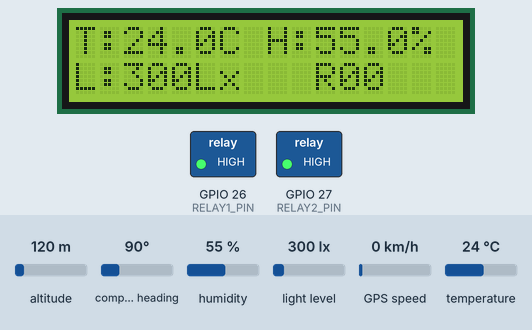
A sketch run on a simulated ESP32. Parts: 16×2 character LCD, switched loads named in the sketch (green lamp = pin HIGH). Inputs (shaded band) come from the test bench; at power-on: humidity 55 %, light level 300 lx, temperature 24 °C, altitude 120 m, compass heading 90°, GPS speed 0 km/h. WiFi joins after 1.5 s; servers stay silent unless stated; random numbers use the default seed unless the sketch sets one; the GPS gets a fix after 3 s at 37.7749, -122.4194 with 8 satellites; no MQTT or app messages arrive unless stated; what the sketch prints to the serial monitor is not drawn.

Above: at 5.0 s.
5.1 s: humidity set to 64 %
At 10.6 s:
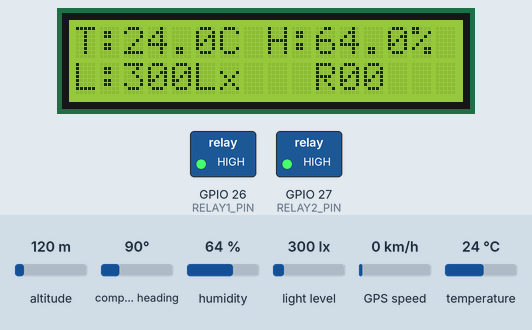
11.1 s: humidity set to 67 %
At 14.0 s:
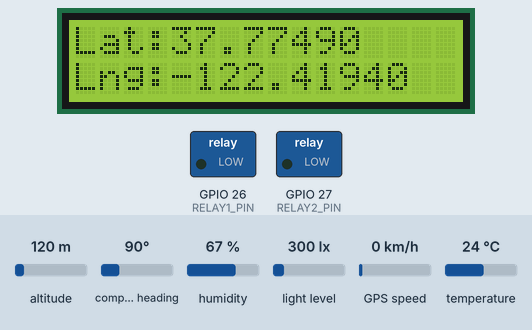
17.1 s: light level set to 40 lx
At 22.8 s:
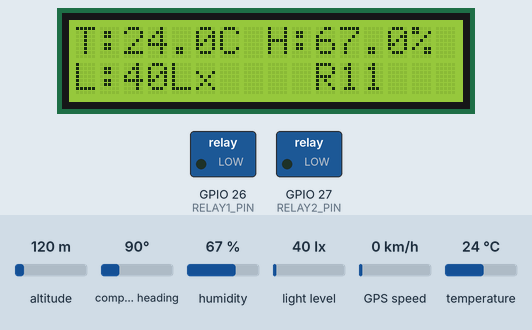
23.1 s: temperature set to 12 °C
At 28.9 s:
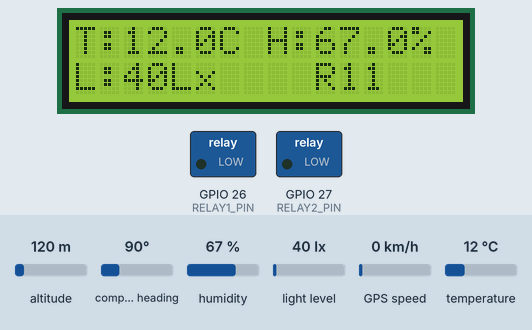
29.1 s: light level set to 500 lx
At 35.1 s:
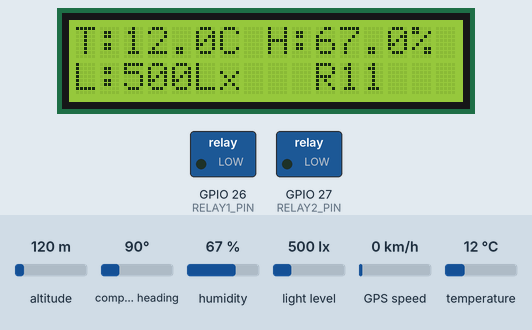
Timing chart, 0 to 36.6 s (numbered marks = the images above; inputs shaded):
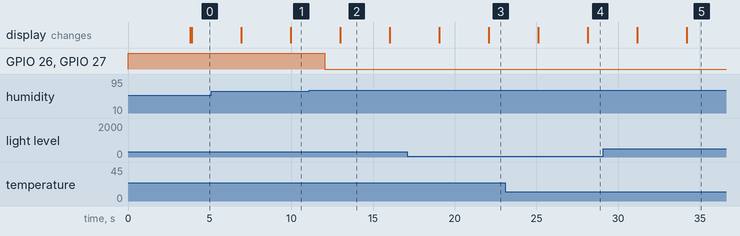

The sketch:

ghPengering.ino
```cpp
#include <WiFi.h>
#include <WiFiClientSecure.h>
#include <PubSubClient.h>
#include <DHT.h>
#include <Wire.h>
#include <BH1750.h>
#include <LiquidCrystal_I2C.h>
#include <TinyGPS++.h>

// ==================== KONFIGURASI WiFi ====================
const char* ssid = "Publik";
const char* password = "";

// ==================== KONFIGURASI HIVEMQ ====================
const char* mqtt_server = "82a3d01bd802462e9a414c755c593ea7.s1.eu.hivemq.cloud";
const int mqtt_port = 8883;
const char* mqtt_username = "esp32_gh";
const char* mqtt_password = "!greenhouse123";

// ==================== TOPIC MQTT ====================
const char* topicRelay1Set = "relay/1/set";
const char* topicRelay1Status = "relay/1/status";
const char* topicRelay2Set = "relay/2/set";
const char* topicRelay2Status = "relay/2/status";
const char* topicRelay1Mode = "relay/1/mode";
const char* topicRelay2Mode = "relay/2/mode";
// ✅ BARU: topic status mode (retained) — app subscribe untuk sync
const char* topicRelay1ModeStatus = "relay/1/mode/status";
const char* topicRelay2ModeStatus = "relay/2/mode/status";
const char* topicSensorData = "sensor/data";
const char* topicThreshold = "sensor/threshold";
const char* topicGPS = "gps/data";

// ==================== PIN RELAY ====================
#define RELAY1_PIN 26
#define RELAY2_PIN 27
#define RELAY_ON LOW
#define RELAY_OFF HIGH

// ==================== PIN SENSOR ====================
#define DHTPIN 4
#define DHTTYPE DHT11

// ==================== PIN LCD (I2C) ====================
#define LCD_SDA 21
#define LCD_SCL 22

// ==================== PIN BH1750 (I2C) ====================
#define BH_SDA 32
#define BH_SCL 33

// ==================== PIN GPS NEO-6M ====================
#define GPS_RX 16
#define GPS_TX 17

// ==================== KONFIGURASI LCD ====================
#define LCD_ADDRESS 0x27
#define LCD_COLUMNS 16
#define LCD_ROWS 2

// ==================== THRESHOLD DEFAULT ====================
float suhuThreshold = 40.0;
float kelembapanThreshold = 65.0;
float cahayaThreshold = 300.0;

// ==================== MODE RELAY ====================
// ✅ Default: OTOMATIS (sesuai permintaan)
bool relay1AutoMode = true;
bool relay2AutoMode = true;

// ==================== INISIALISASI ====================
WiFiClientSecure espClient;
PubSubClient client(espClient);
DHT dht(DHTPIN, DHTTYPE);
BH1750 lightMeter;
LiquidCrystal_I2C lcd(LCD_ADDRESS, LCD_COLUMNS, LCD_ROWS);
TinyGPSPlus gps;

bool relay1State = false;
bool relay2State = false;
bool initialStatusSent = false;

float suhu = 0;
float kelembapan = 0;
float intensitasCahaya = 0;

// GPS Variables
double latitude = 0.0;
double longitude = 0.0;
bool gpsValid = false;
unsigned long lastGPSUpdate = 0;

unsigned long lastSensorRead = 0;
unsigned long lastStatusSend = 0;
unsigned long lastLCDUpdate = 0;
int lcdDisplayState = 0;

// ==================== FORWARD DECLARATIONS ====================
void setupWiFi();
void reconnectMQTT();
void callback(char* topic, byte* payload, unsigned int length);
void parseThreshold(String data);
void readSensors();
void checkAutoMode();
void updateLCD();
void publishRelayStatus(int relayNumber, bool state);
void publishRelayMode(int relayNumber, bool autoMode);
void sendSensorData();
void sendGPSData();
void sendRelayStatus();
void sendRelayMode();

// ==================== SETUP ====================
void setup() {
  Serial.begin(115200);
  Serial.println("\n==========================================");
  Serial.println("🌬️  ESP32 Dryer Controller Starting...");
  Serial.println("==========================================");

  // ===== RELAY =====
  pinMode(RELAY1_PIN, OUTPUT);
  pinMode(RELAY2_PIN, OUTPUT);
  digitalWrite(RELAY1_PIN, RELAY_OFF);
  digitalWrite(RELAY2_PIN, RELAY_OFF);
  Serial.println("✅ Relays initialized: OFF");

  // ===== LCD =====
  Wire.begin(LCD_SDA, LCD_SCL);
  lcd.begin();
  lcd.backlight();
  lcd.clear();
  lcd.setCursor(0, 0);
  lcd.print("ESP32 System");
  lcd.setCursor(0, 1);
  lcd.print("Starting...");
  Serial.println("✅ LCD 16x2 initialized (SDA=21, SCL=22)");

  // ===== BH1750 =====
  Wire1.begin(BH_SDA, BH_SCL);
  Wire1.setClock(100000);

  if (lightMeter.begin(BH1750::CONTINUOUS_HIGH_RES_MODE, 0x23, &Wire1)) {
    Serial.println("✅ BH1750 Light Sensor initialized (SDA=32, SCL=33)");
  } else {
    Serial.println("❌ BH1750 not found!");
    lcd.setCursor(0, 1);
    lcd.print("BH1750 ERROR");
    delay(2000);
  }

  // ===== DHT11 =====
  dht.begin();
  Serial.println("✅ DHT11 Sensor initialized (Pin 4)");

  // ===== GPS =====
  Serial2.begin(9600, SERIAL_8N1, GPS_RX, GPS_TX);
  Serial.println("✅ GPS NEO-6M initialized (RX=16, TX=17)");
  Serial.println("⏳ Waiting for GPS fix...");

  lcd.setCursor(0, 1);
  lcd.print("GPS Fixing... ");

  // ===== WiFi =====
  setupWiFi();

  // ===== MQTT =====
  espClient.setInsecure();
  client.setServer(mqtt_server, mqtt_port);
  client.setCallback(callback);

  reconnectMQTT();

  Serial.println("==========================================\n");

  delay(2000);
  lcd.clear();
}

// ==================== LOOP ====================
void loop() {
  if (!client.connected()) {
    reconnectMQTT();
  }
  client.loop();

  // ===== SENSOR READING (Every 2 seconds) =====
  if (millis() - lastSensorRead > 2000) {
    readSensors();
    lastSensorRead = millis();
  }

  // ===== GPS READING =====
  while (Serial2.available() > 0) {
    char c = Serial2.read();
    if (gps.encode(c)) {
      if (gps.location.isValid()) {
        latitude = gps.location.lat();
        longitude = gps.location.lng();
        gpsValid = true;
        lastGPSUpdate = millis();
      }
    }
  }

  // ===== LCD UPDATE =====
  if (millis() - lastLCDUpdate > 3000) {
    updateLCD();
    lastLCDUpdate = millis();
  }

  // ===== INITIAL STATUS (setelah connect) =====
  if (client.connected() && !initialStatusSent) {
    delay(1000);
    sendRelayStatus();
    sendRelayMode();   // ✅ KIRIM MODE JUGA
    sendSensorData();
    sendGPSData();
    initialStatusSent = true;
    Serial.println("📤 Initial status sent!");
  }

  // ===== PERIODIC STATUS (Every 30 seconds) =====
  if (client.connected() && millis() - lastStatusSend > 30000) {
    sendRelayStatus();
    sendRelayMode();   // ✅ KIRIM MODE JUGA
    sendSensorData();
    sendGPSData();
    lastStatusSend = millis();
  }
}

// ==================== SETUP WiFi ====================
void setupWiFi() {
  Serial.print("📶 Connecting to WiFi");
  WiFi.begin(ssid, password);

  int attempts = 0;
  while (WiFi.status() != WL_CONNECTED && attempts < 30) {
    delay(500);
    Serial.print(".");
    attempts++;
  }

  if (WiFi.status() == WL_CONNECTED) {
    Serial.println("\n✅ WiFi Connected!");
    Serial.print("📡 IP: ");
    Serial.println(WiFi.localIP());
  } else {
    Serial.println("\n❌ WiFi Failed! Restarting...");
    delay(3000);
    ESP.restart();
  }
}

// ==================== MQTT RECONNECT ====================
void reconnectMQTT() {
  if (WiFi.status() != WL_CONNECTED) {
    setupWiFi();
  }

  Serial.print("🔌 Connecting to MQTT...");

  String clientId = "ESP32-";
  clientId += String(random(0xffff), HEX);

  if (client.connect(clientId.c_str(), mqtt_username, mqtt_password)) {
    Serial.println(" ✅ Connected!");

    client.subscribe(topicRelay1Set);
    client.subscribe(topicRelay2Set);
    client.subscribe(topicRelay1Mode);
    client.subscribe(topicRelay2Mode);
    client.subscribe(topicThreshold);

    Serial.println("✅ Subscribed to all topics");

    // ✅ Kirim status & mode ke retained topic
    initialStatusSent = false;
    sendRelayStatus();
    sendRelayMode();    // ✅ KIRIM MODE
    sendSensorData();
    sendGPSData();

  } else {
    Serial.print(" ❌ Failed, rc=");
    Serial.println(client.state());
    delay(5000);
  }
}

// ==================== MQTT CALLBACK ====================
void callback(char* topic, byte* payload, unsigned int length) {
  String message = "";
  for (int i = 0; i < length; i++) {
    message += (char)payload[i];
  }

  Serial.println("\n==========================================");
  Serial.print("📩 [RECEIVED] Topic: ");
  Serial.println(topic);
  Serial.print("📩 [RECEIVED] Payload: ");
  Serial.println(message);
  Serial.println("==========================================");

  String topicStr = String(topic);

  // ========== RELAY 1 SET ==========
  if (topicStr == topicRelay1Set) {
    String cmd = message;
    cmd.toUpperCase();

    if (relay1AutoMode) {
      Serial.println("⚠️ Relay 1 in AUTO mode, ignoring manual command!");
      publishRelayStatus(1, relay1State);
      publishRelayMode(1, relay1AutoMode);  // ✅ Info ke app
      return;
    }

    Serial.println("🔹 Processing Relay 1 command (MANUAL mode)...");

    if (cmd == "ON") {
      relay1State = true;
      digitalWrite(RELAY1_PIN, RELAY_ON);
      Serial.println("✅ Relay 1: ON");
    }
    else if (cmd == "OFF") {
      relay1State = false;
      digitalWrite(RELAY1_PIN, RELAY_OFF);
      Serial.println("✅ Relay 1: OFF");
    }
    else if (cmd == "STATUS") {
      publishRelayStatus(1, relay1State);
      publishRelayMode(1, relay1AutoMode);
      return;
    }
    else {
      Serial.println("⚠️ Unknown command: " + cmd);
      return;
    }

    publishRelayStatus(1, relay1State);
  }

  // ========== RELAY 2 SET ==========
  else if (topicStr == topicRelay2Set) {
    String cmd = message;
    cmd.toUpperCase();

    if (relay2AutoMode) {
      Serial.println("⚠️ Relay 2 in AUTO mode, ignoring manual command!");
      publishRelayStatus(2, relay2State);
      publishRelayMode(2, relay2AutoMode);
      return;
    }

    Serial.println("🔹 Processing Relay 2 command (MANUAL mode)...");

    if (cmd == "ON") {
      relay2State = true;
      digitalWrite(RELAY2_PIN, RELAY_ON);
      Serial.println("✅ Relay 2: ON");
    }
    else if (cmd == "OFF") {
      relay2State = false;
      digitalWrite(RELAY2_PIN, RELAY_OFF);
      Serial.println("✅ Relay 2: OFF");
    }
    else if (cmd == "STATUS") {
      publishRelayStatus(2, relay2State);
      publishRelayMode(2, relay2AutoMode);
      return;
    }
    else {
      Serial.println("⚠️ Unknown command: " + cmd);
      return;
    }

    publishRelayStatus(2, relay2State);
  }

  // ========== RELAY 1 MODE ==========
  else if (topicStr == topicRelay1Mode) {
    String mode = message;
    mode.toLowerCase();

    if (mode == "otomatis" || mode == "automatic") {
      relay1AutoMode = true;
      Serial.println("✅ Relay 1 set to AUTO mode");
      checkAutoMode();
    } else if (mode == "manual") {
      relay1AutoMode = false;
      Serial.println("✅ Relay 1 set to MANUAL mode");
    }

    sendRelayStatus();
    sendRelayMode();    // ✅ Kirim mode balik ke app (retained)
  }

  // ========== RELAY 2 MODE ==========
  else if (topicStr == topicRelay2Mode) {
    String mode = message;
    mode.toLowerCase();

    if (mode == "otomatis" || mode == "automatic") {
      relay2AutoMode = true;
      Serial.println("✅ Relay 2 set to AUTO mode");
      checkAutoMode();
    } else if (mode == "manual") {
      relay2AutoMode = false;
      Serial.println("✅ Relay 2 set to MANUAL mode");
    }

    sendRelayStatus();
    sendRelayMode();    // ✅ Kirim mode balik ke app
  }

  // ========== THRESHOLD ==========
  else if (topicStr == topicThreshold) {
    parseThreshold(message);
  }
}

// ==================== PARSE THRESHOLD ====================
void parseThreshold(String data) {
  Serial.print("📊 Updating thresholds from: ");
  Serial.println(data);

  int comma1 = data.indexOf(',');
  int comma2 = data.indexOf(',', comma1 + 1);

  if (comma1 > 0 && comma2 > 0) {
    suhuThreshold = data.substring(0, comma1).toFloat();
    kelembapanThreshold = data.substring(comma1 + 1, comma2).toFloat();
    cahayaThreshold = data.substring(comma2 + 1).toFloat();

    Serial.println("✅ Threshold updated:");
    Serial.print("   🔥 Suhu Maks: "); Serial.print(suhuThreshold); Serial.println(" °C");
    Serial.print("   💧 Kelembapan Maks: "); Serial.print(kelembapanThreshold); Serial.println(" %");
    Serial.print("   ☀️  Cahaya Min: "); Serial.print(cahayaThreshold); Serial.println(" Lux");
  }
}

// ==================== READ SENSORS ====================
void readSensors() {
  float h = dht.readHumidity();
  float t = dht.readTemperature();
  float lux = lightMeter.readLightLevel();

  if (isnan(h) || isnan(t)) {
    Serial.println("⚠️ Failed to read from DHT sensor!");
    return;
  }

  if (lux < 0) lux = 0;

  suhu = t;
  kelembapan = h;
  intensitasCahaya = lux;

  checkAutoMode();
  sendSensorData();

  Serial.println("\n📊 Sensor Data:");
  Serial.print("   🌡️  Suhu: "); Serial.print(suhu); Serial.println(" °C");
  Serial.print("   💧 Kelembapan: "); Serial.print(kelembapan); Serial.println(" %");
  Serial.print("   ☀️  Cahaya: "); Serial.print(intensitasCahaya); Serial.println(" Lux");
  Serial.print("   🔹 Relay 1: "); Serial.println(relay1State ? "ON" : "OFF");
  Serial.print("   🔹 Relay 2: "); Serial.println(relay2State ? "ON" : "OFF");
  Serial.print("   🔹 Relay 1 Mode: "); Serial.println(relay1AutoMode ? "AUTO" : "MANUAL");
  Serial.print("   🔹 Relay 2 Mode: "); Serial.println(relay2AutoMode ? "AUTO" : "MANUAL");

  if (gpsValid) {
    Serial.print("   🛰️  GPS: "); Serial.print(latitude, 6); Serial.print(", "); Serial.println(longitude, 6);
  } else {
    Serial.println("   🛰️  GPS: No Fix");
  }
  Serial.println();
}

// ==================== AUTO MODE ====================
void checkAutoMode() {
  bool shouldRelayOn = (kelembapan > kelembapanThreshold) ||
                       (suhu > suhuThreshold) ||
                       (intensitasCahaya < cahayaThreshold);

  // ========== RELAY 1 ==========
  if (relay1AutoMode) {
    if (shouldRelayOn != relay1State) {
      relay1State = shouldRelayOn;
      digitalWrite(RELAY1_PIN, relay1State ? RELAY_ON : RELAY_OFF);
      publishRelayStatus(1, relay1State);
      Serial.print("🔄 Auto Mode: Relay 1 changed to ");
      Serial.println(relay1State ? "ON" : "OFF");
    }
  }

  // ========== RELAY 2 ==========
  if (relay2AutoMode) {
    if (shouldRelayOn != relay2State) {
      relay2State = shouldRelayOn;
      digitalWrite(RELAY2_PIN, relay2State ? RELAY_ON : RELAY_OFF);
      publishRelayStatus(2, relay2State);
      Serial.print("🔄 Auto Mode: Relay 2 changed to ");
      Serial.println(relay2State ? "ON" : "OFF");
    }
  }
}

// ==================== UPDATE LCD ====================
void updateLCD() {
  lcd.clear();

  if (lcdDisplayState == 0) {
    lcd.setCursor(0, 0);
    lcd.print("T:");
    lcd.print(suhu, 1);
    lcd.print("C H:");
    lcd.print(kelembapan, 1);
    lcd.print("%");

    lcd.setCursor(0, 1);
    lcd.print("L:");
    lcd.print(intensitasCahaya, 0);
    lcd.print("Lx");

    lcd.setCursor(10, 1);
    lcd.print("R");
    lcd.print(relay1State ? "1" : "0");
    lcd.print(relay2State ? "1" : "0");

  } else {
    lcd.setCursor(0, 0);
    if (gpsValid) {
      char latStr[16];
      dtostrf(latitude, 8, 5, latStr);
      lcd.print("Lat:");
      lcd.print(latStr);
    } else {
      lcd.print("GPS: No Fix");
    }

    lcd.setCursor(0, 1);
    if (gpsValid) {
      char lngStr[16];
      dtostrf(longitude, 8, 5, lngStr);
      lcd.print("Lng:");
      lcd.print(lngStr);
    } else {
      if (gps.satellites.value() > 0) {
        lcd.print("SAT:");
        lcd.print(gps.satellites.value());
        lcd.print("  ");
      } else {
        lcd.print("Searching...");
      }
    }
  }

  lcdDisplayState = (lcdDisplayState + 1) % 2;
}

// ==================== PUBLISH FUNCTIONS ====================
void publishRelayStatus(int relayNumber, bool state) {
  String status = state ? "ON" : "OFF";
  String topic = (relayNumber == 1) ? topicRelay1Status : topicRelay2Status;

  Serial.print("📤 Publishing to ");
  Serial.print(topic);
  Serial.print(": ");
  Serial.println(status);

  // ✅ retained = true → app baru buka langsung dapat
  if (client.publish(topic.c_str(), status.c_str(), true)) {
    Serial.println("✅ Status published successfully!");
  } else {
    Serial.println("❌ Failed to publish status!");
  }
}

// ✅ BARU: publish mode sebagai retained
void publishRelayMode(int relayNumber, bool autoMode) {
  String mode = autoMode ? "otomatis" : "manual";
  String topic = (relayNumber == 1) ? topicRelay1ModeStatus : topicRelay2ModeStatus;

  Serial.print("📤 Publishing to ");
  Serial.print(topic);
  Serial.print(": ");
  Serial.println(mode);

  if (client.publish(topic.c_str(), mode.c_str(), true)) {
    Serial.println("✅ Mode published successfully!");
  } else {
    Serial.println("❌ Failed to publish mode!");
  }
}

void sendSensorData() {
  String sensorData = String(suhu, 1) + "," +
                      String(kelembapan, 1) + "," +
                      String(intensitasCahaya, 1);

  Serial.print("📤 Publishing sensor data: ");
  Serial.println(sensorData);

  if (client.publish(topicSensorData, sensorData.c_str())) {
    Serial.println("✅ Sensor data published!");
  } else {
    Serial.println("❌ Failed to publish sensor data!");
  }
}

void sendGPSData() {
  if (gpsValid) {
    String gpsData = String(latitude, 6) + "," + String(longitude, 6);
    Serial.print("📤 Publishing GPS data: ");
    Serial.println(gpsData);

    if (client.publish(topicGPS, gpsData.c_str())) {
      Serial.println("✅ GPS data published!");
    } else {
      Serial.println("❌ Failed to publish GPS data!");
    }
  } else {
    Serial.println("📤 GPS data not available (no fix)");
    client.publish(topicGPS, "NO_FIX,NO_FIX");
  }
}

void sendRelayStatus() {
  publishRelayStatus(1, relay1State);
  delay(50);
  publishRelayStatus(2, relay2State);
}

// ✅ BARU: kirim mode relay ke app
void sendRelayMode() {
  publishRelayMode(1, relay1AutoMode);
  delay(50);
  publishRelayMode(2, relay2AutoMode);
}
```

Measured:
- the behaviour switches between 65 and 66 % on humidity (found by bisection; images 1 and 2)
- after the input at 11.1 s, GPIO 26 (RELAY1_PIN), GPIO 27 (RELAY2_PIN): HIGH → LOW after 0.93 s
- what the display in image 2 shows lasts 3.0 s, from 13.0 s to 16.0 s
